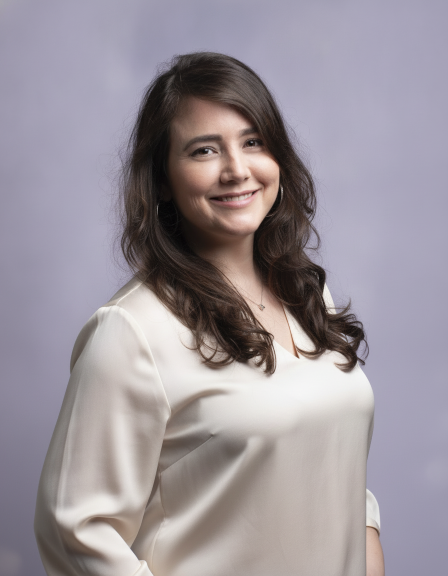
#> input picture dayane-v3.png, 896 x 1152 px, found by its file name (shown at 1/2 size)
$ python compor_final.py
#> lines starting #> are read from the running program, lines starting #| are printed output that depends on the picture
"""
Junta as 4 palestrantes escolhidas numa única composição horizontal.
Como cada IA gerou fundo lavanda ligeiramente diferente, aplica blend nas transições verticais.
"""
from PIL import Image, ImageDraw, ImageFilter
from pathlib import Path

BASE = Path("D:/CLAUDE/enxoval-babytalks/composicoes")

# Escolhidas
FOTOS = [
    ("dayane",   BASE / "dayane-v3.png"),
    ("patricia", BASE / "patricia-v3.png"),
    ("alline",   BASE / "alline-v2.png"),
    ("juliana",  BASE / "juliana-v2.png"),
]

# Canvas final horizontal
W, H = 1920, 1080

# cada foto ocupa 1/4 do canvas
FRAME_W = W // 4  # 480
FRAME_H = H

def crop_center_portrait(img, target_w, target_h):
    """Crop centralizado mantendo aspect ratio do target."""
    src_w, src_h = img.size
    src_ratio = src_w / src_h
    tgt_ratio = target_w / target_h
    if src_ratio > tgt_ratio:
        # source é mais largo — cortar laterais
        new_w = int(src_h * tgt_ratio)
        left = (src_w - new_w) // 2
        img = img.crop((left, 0, left + new_w, src_h))
    else:
        # source é mais alto — cortar topo/base
        new_h = int(src_w / tgt_ratio)
        top = (src_h - new_h) // 2
        img = img.crop((0, top, src_w, top + new_h))
    return img.resize((target_w, target_h), Image.LANCZOS)

# monta canvas com fotos lado a lado
canvas = Image.new("RGB", (W, H))
#> canvas: PIL image 1920x1080 RGB; every value is 0
crops = []
for i, (nome, path) in enumerate(FOTOS):
    img = Image.open(path).convert("RGB")
#> img is the input picture: PIL image 896x1152 RGB; mean R, G, B 154.8, 147.2, 154.7
    crop = crop_center_portrait(img, FRAME_W, FRAME_H)
#> in crop_center_portrait, `img = img.crop((left, 0, left + new_w, src_h))`:
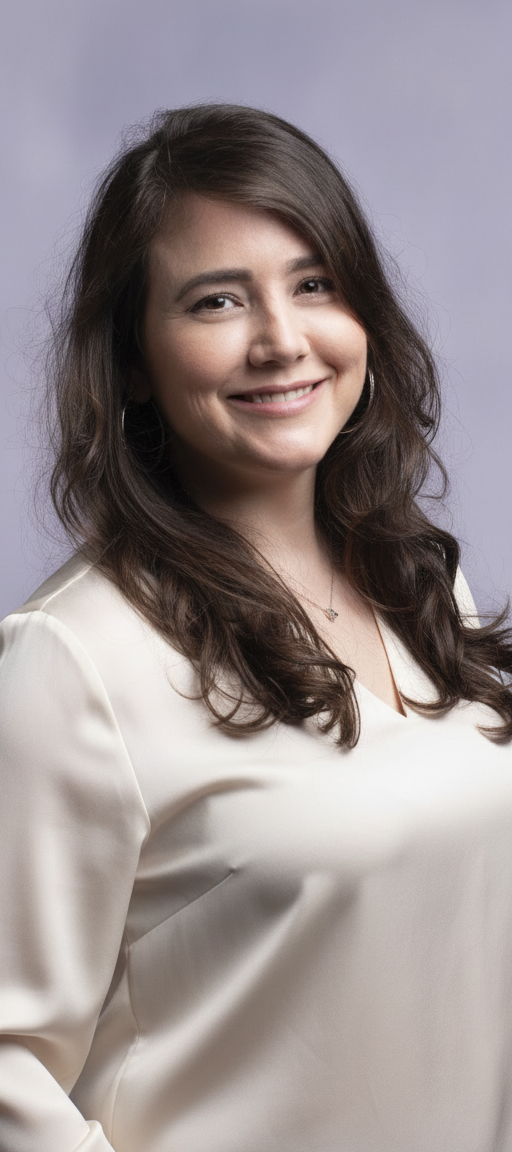
#> img: PIL image 512x1152 RGB; mean R, G, B 150.8, 140.9, 141.6
    crops.append(crop)
    canvas.paste(crop, (i * FRAME_W, 0))
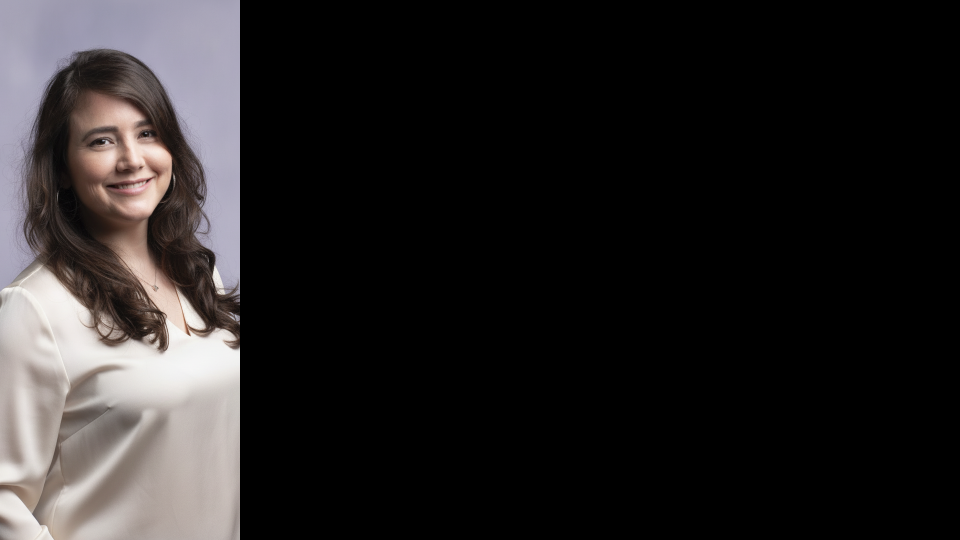
#> canvas: PIL image 1920x1080 RGB (shown at 1/2 size); mean R, G, B 37.7, 35.2, 35.4
    print(f"{nome}: colado em x={i*FRAME_W}")
#> pass 2 of the loop `for i, (nome, path) in enumerate(FOTOS):`:
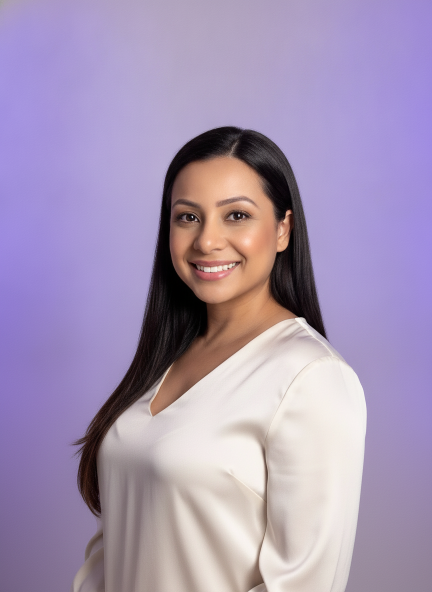
#> input picture patricia-v3.png, 864 x 1184 px, found by its file name (shown at 1/2 size)
#> img is the input picture: PIL image 864x1184 RGB; mean R, G, B 165.9, 149.3, 179.6
#> in crop_center_portrait (call 2), `img = img.crop((left, 0, left + new_w, src_h))`:
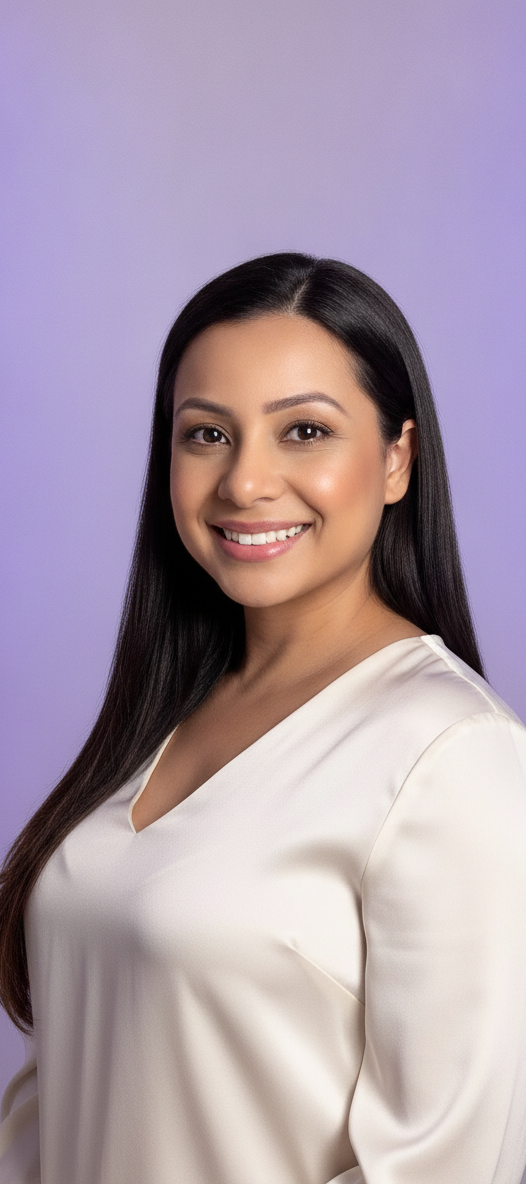
#> img: PIL image 526x1184 RGB; mean R, G, B 170.9, 154.4, 167.6
#> `canvas.paste(crop, (i * FRAME_W, 0))`:
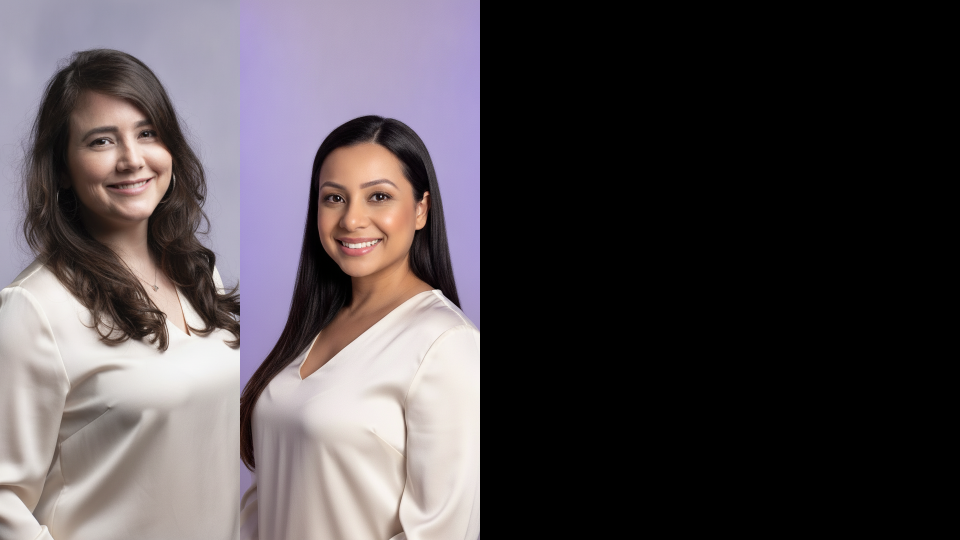
#> canvas: PIL image 1920x1080 RGB (shown at 1/2 size); mean R, G, B 80.4, 73.8, 77.3
#> pass 3 of the loop `for i, (nome, path) in enumerate(FOTOS):`:
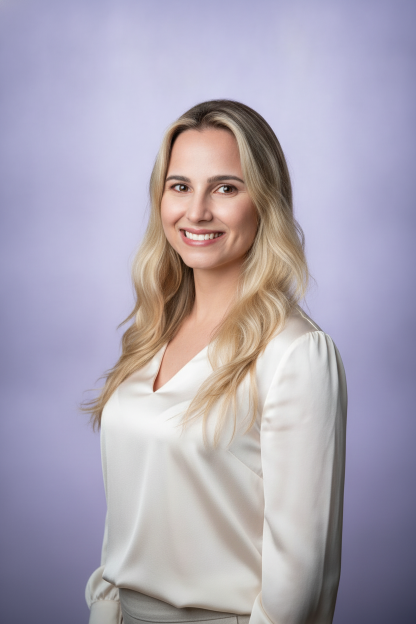
#> input picture alline-v2.png, 832 x 1248 px, found by its file name (shown at 1/2 size)
#> img is the input picture: PIL image 832x1248 RGB; mean R, G, B 172.4, 166, 181.1
#> in crop_center_portrait (call 3), `img = img.crop((left, 0, left + new_w, src_h))`:
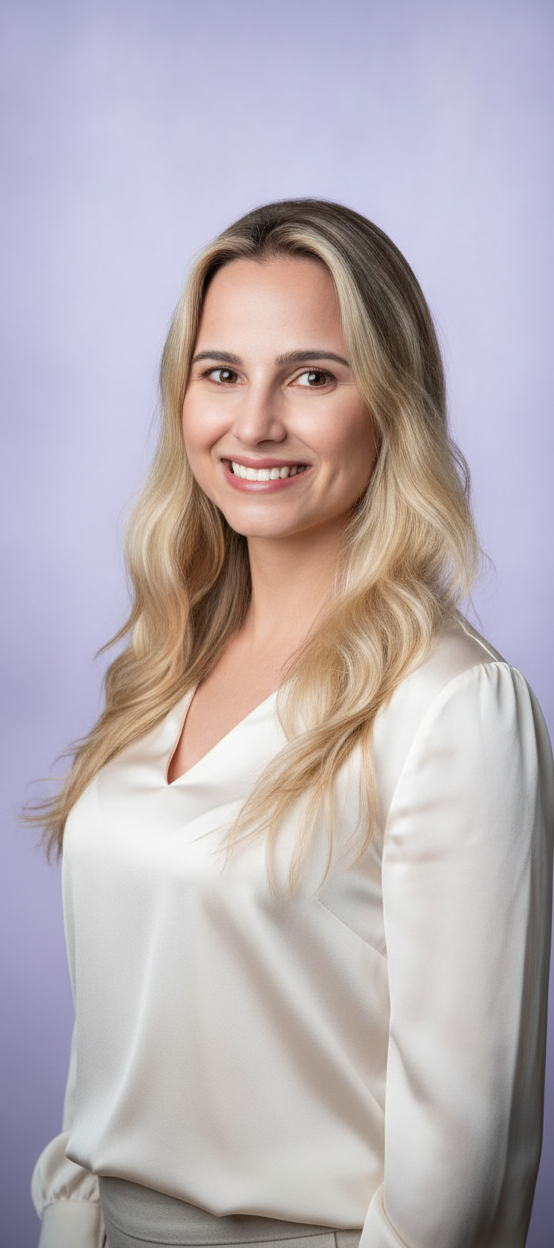
#> img: PIL image 554x1248 RGB; mean R, G, B 184.8, 175.8, 181.2
#> `canvas.paste(crop, (i * FRAME_W, 0))`:
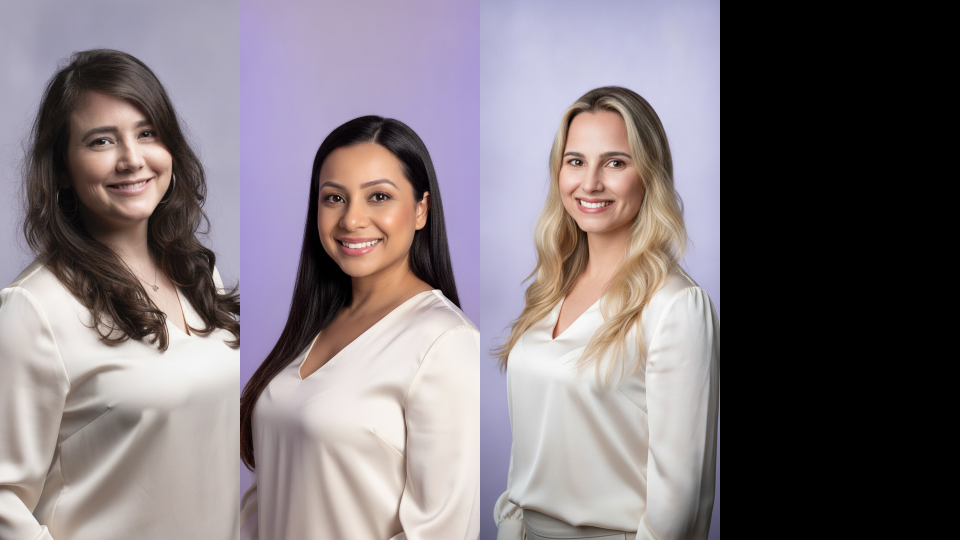
#> canvas: PIL image 1920x1080 RGB (shown at 1/2 size); mean R, G, B 126.6, 117.8, 122.6
#> the loop made 4 passes; the first 3 are shown

# ---- BLEND nas transições verticais (dissolve emendas)
BLEND_W = 60  # px de crossfade em cada junção
#> BLEND_W = 60
for i in range(1, 4):
    x_junction = i * FRAME_W
    left_img = crops[i-1]
    right_img = crops[i]
    for x_off in range(-BLEND_W // 2, BLEND_W // 2):
        x = x_junction + x_off
        if x < 0 or x >= W: continue
        # progresso: 0 no meio-esquerdo (só esquerda), 1 no meio-direito (só direita)
        t = (x_off + BLEND_W / 2) / BLEND_W
        # smoothstep pra transição suave
        t = t * t * (3 - 2 * t)
        for y in range(H):
            # pega cor de cada frame
            xl = x - (i-1) * FRAME_W
            xr = x - i * FRAME_W
            if xl < 0: xl = 0
            if xl >= FRAME_W: xl = FRAME_W - 1
            if xr < 0: xr = 0
            if xr >= FRAME_W: xr = FRAME_W - 1
            cl = left_img.getpixel((xl, y))
            cr = right_img.getpixel((xr, y))
            r = int(cl[0] * (1-t) + cr[0] * t)
            g = int(cl[1] * (1-t) + cr[1] * t)
            b = int(cl[2] * (1-t) + cr[2] * t)
            canvas.putpixel((x, y), (r, g, b))
    print(f"blend em x={x_junction} (±{BLEND_W//2}px)")
#> this loop made 3 passes
#| blend em x=480 (±30px)
#| blend em x=960 (±30px)
#| blend em x=1440 (±30px)
#> pass 3, `right_img = crops[i]`:
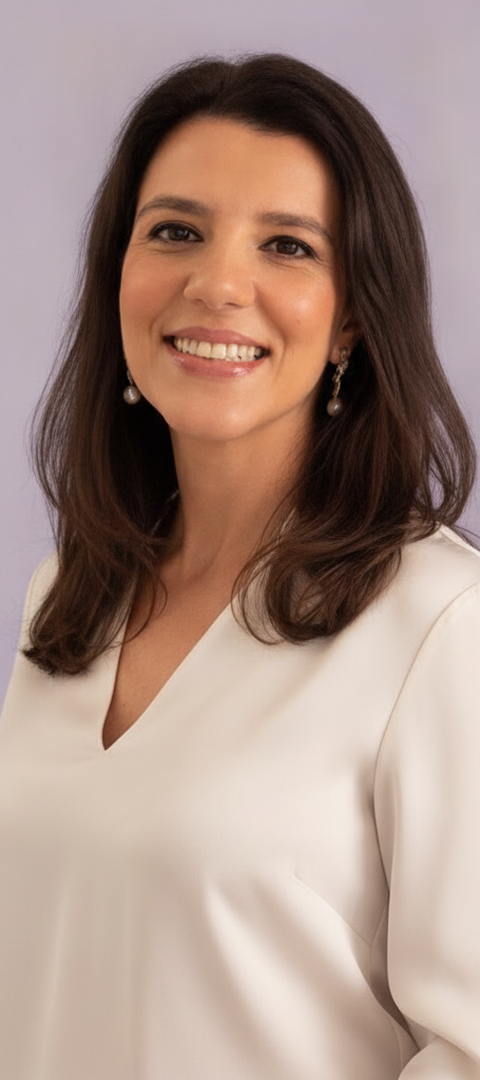
#> right_img: PIL image 480x1080 RGB; mean R, G, B 165.6, 140.9, 130.6
#> after the loop:
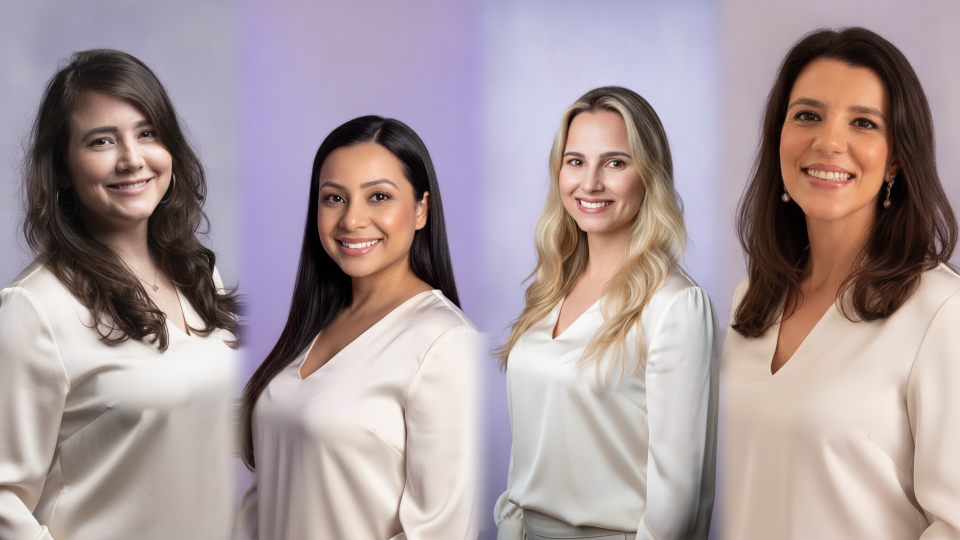
#> canvas: PIL image 1920x1080 RGB (shown at 1/2 size); mean R, G, B 168, 153, 155.3

# ---- levíssimo blur horizontal nas junções (opcional, ajuda a dissolver)
# não aplicar globalmente — vira "mole". Só nas colunas de junção mesmo.

out = BASE / "palestrantes-final.jpg"
canvas.save(out, quality=94, optimize=True)
print(f"\nOK: {out} ({W}x{H})")
